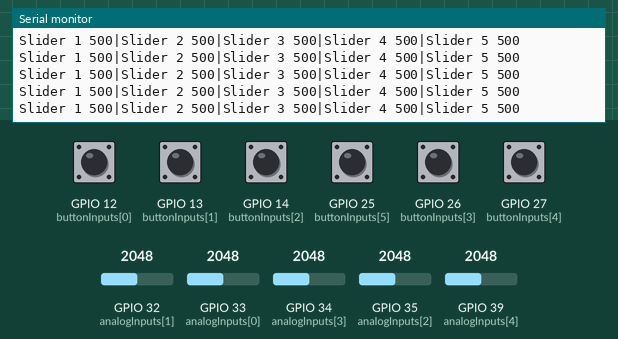
Recording of a sketch running on a simulated ESP32. On the bench: the last lines printed to the serial monitor. The test bench sets the inputs (shaded band); at power-on: GPIO 12 (buttonInputs[0]), GPIO 13 (buttonInputs[1]), GPIO 14 (buttonInputs[2]), GPIO 25 (buttonInputs[5]), GPIO 26 (buttonInputs[3]), GPIO 27 (buttonInputs[4]) HIGH, GPIO 32 (analogInputs[1]) = 2048, GPIO 33 (analogInputs[0]) = 2048, GPIO 34 (analogInputs[3]) = 2048, GPIO 35 (analogInputs[2]) = 2048, GPIO 39 (analogInputs[4]) = 2048 (analog values on the 0–4095 scale).

Above: at 2.2 s.
2.3 s: GPIO 12 (buttonInputs[0]) pulled LOW for 0.15 s
3.9 s: GPIO 32 (analogInputs[1]) set to 2866
At 4.4 s:
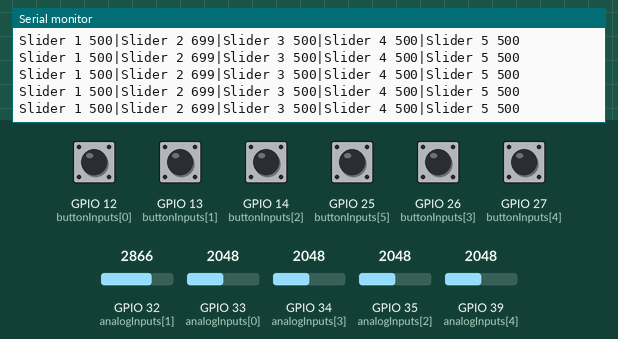
5.4 s: GPIO 33 (analogInputs[0]) set to 2866
At 6.3 s:
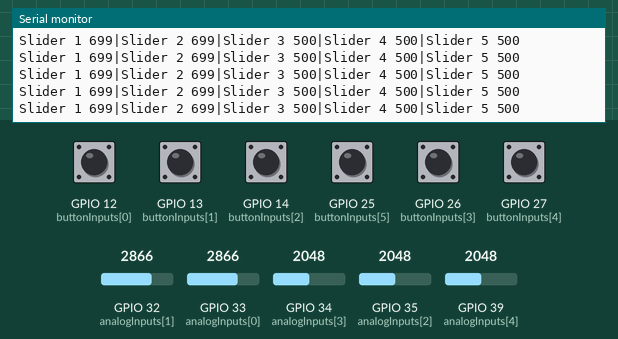
6.9 s: GPIO 34 (analogInputs[3]) set to 2866
At 7.8 s:
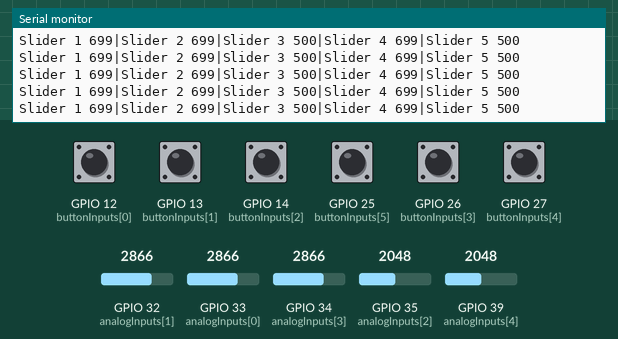
8.4 s: GPIO 35 (analogInputs[2]) set to 2866
At 9.2 s:
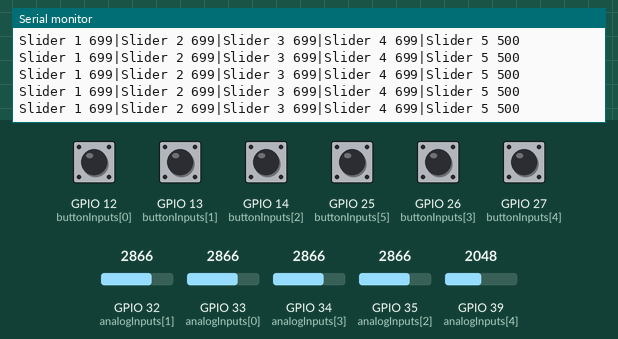
9.9 s: GPIO 39 (analogInputs[4]) set to 2866
At 10.7 s:
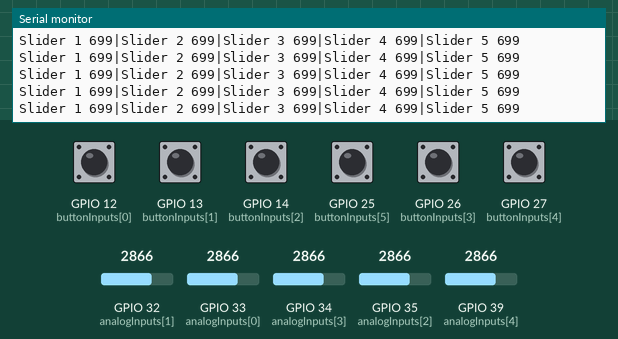

The sketch:

DeskMixer.ino
```cpp
// --- CONSTANTS ---
const int NUM_SLIDERS = 5;
const int NUM_BUTTONS = 6;
const int SCREEN_ACTIVE = 1;  // 1 = screen enabled, 0 = screen disabled

// ESP32 analog input pins for 5 sliders (update to match your board)
const int analogInputs[NUM_SLIDERS] = {33, 32, 35, 34, 39};
const int buttonInputs[NUM_BUTTONS] = {12, 13, 14, 26, 27, 25};

// Define the interval (in milliseconds) for sending slider data
const long SEND_INTERVAL_MS = 10;

// Button debouncing interval (in milliseconds)
const int DEBOUNCE_MS = 10;

// Handshake constants
const String HANDSHAKE_REQUEST = "DeskMixer controller request";
const String HANDSHAKE_RESPONSE = "DeskMixer Controller Ready";

// Configuration request constants
const String CONFIG_REQUEST = "GET_CONFIG";
const String CONFIG_RESPONSE = "CONFIG:SLIDERS:" + String(NUM_SLIDERS) + ":BUTTONS:" + String(NUM_BUTTONS) + ":SCREEN:" + String(SCREEN_ACTIVE);

// --- GLOBAL VARIABLES ---

// Stores the current slider values mapped to 0-1000 (= volume * 1000).
// The host divides by 1000.0 to get a float [0.0-1.0] for the audio API.
int analogSliderValues[NUM_SLIDERS];

// Stores the current state of the buttons (1 for pressed, 0 for released)
int buttonValues[NUM_BUTTONS];

// Stores the state of the buttons from the previous loop iteration (for press detection)
int previousButtonValues[NUM_BUTTONS] = {0};

// Stores the last time each button changed state (for debouncing)
unsigned long lastButtonChange[NUM_BUTTONS] = {0};

// Variable to store the last time slider data was sent
unsigned long lastSendTime = 0;

// Buffer for incoming serial data
String inputBuffer = "";


// --- SETUP ---

void setup() {
  // Initialize slider inputs
  for (int i = 0; i < NUM_SLIDERS; i++) {
    pinMode(analogInputs[i], INPUT);
  }

  // Initialize button inputs with internal pull-up resistors
  for (int i = 0; i < NUM_BUTTONS; i++) {
    pinMode(buttonInputs[i], INPUT_PULLUP);
  }

  // Set ADC resolution for consistent reading (0-1023 range for 10-bit)
  analogReadResolution(10);

  // Initialize serial communication at high speed for low latency
  Serial.begin(115200);

  // Wait for serial port to be ready
  delay(1000);

  // Send handshake response immediately on startup
  Serial.println(HANDSHAKE_RESPONSE);
}


// --- MAIN LOOP ---

void loop() {
  // 0. Check for incoming serial commands (handshake requests and config requests)
  checkSerialInput();

  // 1. Read all physical inputs
  // NOTE: This runs on every iteration of loop(), making buttons highly responsive.
  readCurrentValues();

  // 2. Check for and send one-shot button press events (separate lines, only sent on press)
  // NOTE: This runs on every iteration of loop() and bypasses the 10ms timing check.
  checkAndSendButtonEvents();

  // 3. Non-blocking check to send continuous slider data
  unsigned long currentMillis = millis();

  // Send the slider values only if the interval has passed
  if (currentMillis - lastSendTime >= SEND_INTERVAL_MS) {
    lastSendTime = currentMillis; // Save the last time the data was sent
    sendContinuousSliderValues();
  }

  // The loop is now non-blocking and will cycle as fast as possible,
  // making button detection immediate.
}


// --- SERIAL INPUT HANDLER ---

// Check for incoming serial commands (like handshake requests and config requests)
void checkSerialInput() {
  while (Serial.available() > 0) {
    char inChar = (char)Serial.read();

    if (inChar == '\n' || inChar == '\r') {
      // Process complete command
      if (inputBuffer.length() > 0) {
        processSerialCommand(inputBuffer);
        inputBuffer = "";
      }
    } else {
      // Add character to buffer
      inputBuffer += inChar;
    }
  }
}


// Process received serial commands
void processSerialCommand(String command) {
  command.trim();

  // Handle handshake request
  if (command == HANDSHAKE_REQUEST) {
    Serial.println(HANDSHAKE_RESPONSE);
  }

  // Handle configuration request
  else if (command == CONFIG_REQUEST) {
    Serial.println(CONFIG_RESPONSE);
  }

  // Future commands can be added here (e.g., LED control, configuration, etc.)
}


// --- DATA READ FUNCTION ---

// Reads the current state of all analog sliders and digital buttons.
void readCurrentValues() {
  // Read analog sliders.
  // ESP32 ADC is 10-bit (0-1023). We map to 0-1000 so the value represents
  // volume * 1000, matching the STM32 firmware behaviour.
  for (int i = 0; i < NUM_SLIDERS; i++) {
    int raw = analogRead(analogInputs[i]);          // 0-1023
    analogSliderValues[i] = map(raw, 0, 1023, 0, 1000); // 0-1000
  }

  // Read digital buttons (INPUT_PULLUP means LOW when pressed, so we invert it)
  for (int i = 0; i < NUM_BUTTONS; i++) {
    // 1 when pressed, 0 when released
    buttonValues[i] = !digitalRead(buttonInputs[i]);
  }
}


// --- DATA TRANSMISSION FUNCTIONS ---

// Sends all slider data on a single line continuously.
// Format: Slider 1 512|Slider 2 1023|...
void sendContinuousSliderValues() {
  String builtString = "";

  // Append Slider Values (Slider 1, Slider 2, Slider 3, etc.)
  for (int i = 0; i < NUM_SLIDERS; i++) {
    builtString += "Slider ";
    builtString += String(i + 1);
    builtString += " "; // Space is part of the required format
    builtString += String(analogSliderValues[i]);

    // Add separator only if it's not the last slider
    if (i < NUM_SLIDERS - 1) {
      builtString += "|";
    }
  }

  // Only print if there are sliders defined
  if (NUM_SLIDERS > 0) {
    Serial.println(builtString);
  }
}


// Checks for a press event (0 -> 1 transition) on any button and sends a separate line.
// This implements the one-shot press logic with debouncing.
void checkAndSendButtonEvents() {
  unsigned long now = millis();

  for (int i = 0; i < NUM_BUTTONS; i++) {
    int current = buttonValues[i];
    int previous = previousButtonValues[i];

    // Check for a RISING EDGE (button just pressed: 0 -> 1)
    if (current == 1 && previous == 0) {
      // Check debounce interval to prevent switch bounce
      if (now - lastButtonChange[i] > DEBOUNCE_MS) {
        // Button was just pressed (and debounced). Send event: Button X 1
        String eventString = "Button ";
        eventString += String(i + 1);
        eventString += " 1";
        Serial.println(eventString);

        // Update last change time
        lastButtonChange[i] = now;
      }
      // Note: We only send the '1' event (press). The system is silent on release.
    }

    // Update the previous state for the next loop iteration.
    // This allows us to detect the next press only after the button has been released (current=0)
    previousButtonValues[i] = current;
  }
}
```

Measured:
- after the input at 3.9 s, the serial monitor: prints a new line at once (image 1)
- after the input at 5.4 s, the serial monitor: prints a new line at once (image 2)
- after the input at 6.9 s, the serial monitor: prints a new line at once (image 3)
- after the input at 8.4 s, the serial monitor: prints a new line at once (image 4)
- after the input at 9.9 s, the serial monitor: prints a new line at once (image 5)
